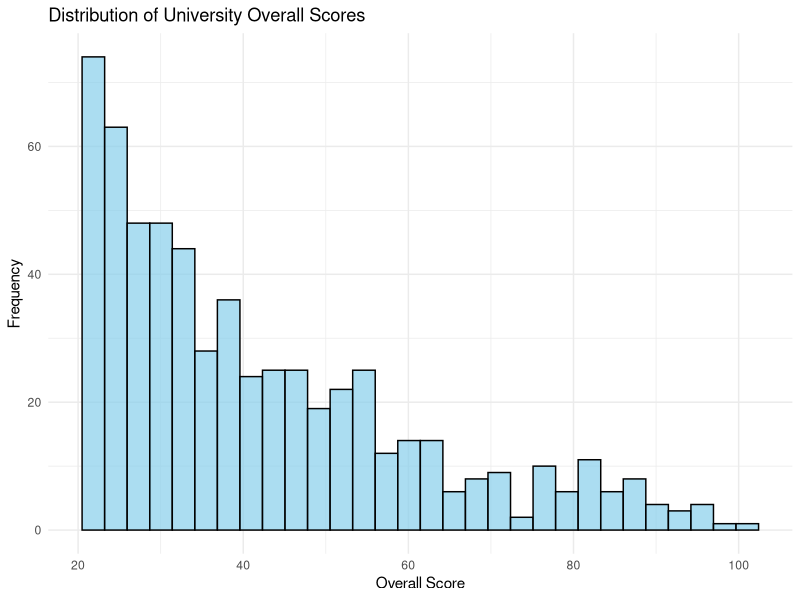
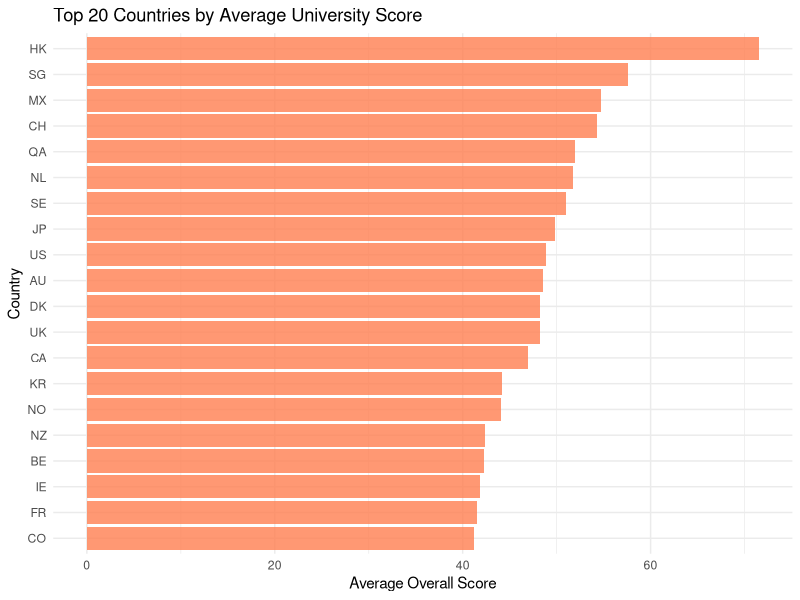
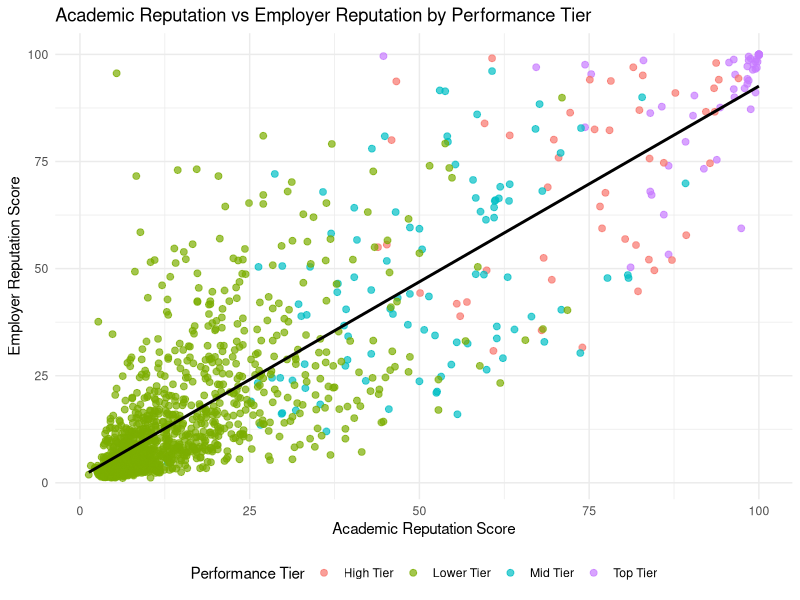

Reproduce these figures in R, in order.
# University Rankings Analysis Project

# Load required packages
library(tidyverse)
library(dplyr)
library(ggplot2)
library(readr)

# Data Ingestion
# Use your specific file path or just the filename if the CSV is in your project root.
data <- read_csv("qs-world-rankings-2025.csv")

# Data Cleaning
# Check for missing values and column names
summary(data)
colnames(data)

# Handle missing values
data_clean <- data %>%
  filter(!is.na(`QS Overall Score`)) %>%
  mutate(
    `Academic Reputation` = ifelse(is.na(`Academic Reputation`), median(`Academic Reputation`, na.rm = TRUE), `Academic Reputation`),
    `Employer Reputation` = ifelse(is.na(`Employer Reputation`), median(`Employer Reputation`, na.rm = TRUE), `Employer Reputation`)
  )

# Remove duplicates
data_clean <- data_clean %>% distinct()

# Convert rank and score columns to numeric
data_clean <- data_clean %>%
  mutate(
    rank = as.numeric(gsub("[^0-9]", "", `2025 Rank`)),
    `QS Overall Score` = as.numeric(`QS Overall Score`)
  )

# Data Manipulation using dplyr
# 1. Filtering - Top 100 universities
top_100 <- data_clean %>%
  filter(rank <= 100)

# 2. Selecting relevant columns
selected_data <- data_clean %>%
  select(`Institution Name`, Location, rank, `QS Overall Score`, `Academic Reputation`, `Employer Reputation`)

# 3. Mutating - Create performance categories
data_analysis <- selected_data %>%
  mutate(
    performance_tier = case_when(
      rank <= 50 ~ "Top Tier",
      rank <= 100 ~ "High Tier", 
      rank <= 200 ~ "Mid Tier",
      TRUE ~ "Lower Tier"
    )
  )

# 4. Grouped Summaries
country_summary <- data_analysis %>%
  group_by(Location) %>%
  summarise(
    avg_score = mean(`QS Overall Score`, na.rm = TRUE),
    count = n(),
    max_rank = min(rank, na.rm = TRUE)
  ) %>%
  arrange(desc(avg_score))

# 5. Arranging data
arranged_data <- data_analysis %>%
  arrange(desc(`QS Overall Score`))

# Statistical Analysis
# Descriptive Statistics
mean_score <- mean(data_analysis$`QS Overall Score`, na.rm = TRUE)
median_score <- median(data_analysis$`QS Overall Score`, na.rm = TRUE)
sd_score <- sd(data_analysis$`QS Overall Score`, na.rm = TRUE)
min_score <- min(data_analysis$`QS Overall Score`, na.rm = TRUE)
max_score <- max(data_analysis$`QS Overall Score`, na.rm = TRUE)

# Print descriptive statistics
cat("Mean Overall Score:", mean_score, "\n")
cat("Median Overall Score:", median_score, "\n") 
cat("Standard Deviation:", sd_score, "\n")
cat("Minimum Score:", min_score, "\n")
cat("Maximum Score:", max_score, "\n")

# Hypothesis Testing - t-test
# Compare academic reputation between top 50 and next 50 universities
top_50_academic <- data_analysis %>% filter(rank <= 50) %>% pull(`Academic Reputation`)
next_50_academic <- data_analysis %>% filter(rank > 50 & rank <= 100) %>% pull(`Academic Reputation`)

t_test_result <- t.test(top_50_academic, next_50_academic)
print(t_test_result)

# Linear Regression
# Predict overall score based on academic and employer reputation
lm_model <- lm(`QS Overall Score` ~ `Academic Reputation` + `Employer Reputation`, data = data_analysis)
summary(lm_model)

# Visualizations using ggplot2
# Visualization 1: Distribution of Overall Scores
plot1 <- ggplot(data_analysis, aes(x = `QS Overall Score`)) +
  geom_histogram(bins = 30, fill = "skyblue", color = "black", alpha = 0.7) +
  labs(title = "Distribution of University Overall Scores",
       x = "Overall Score",
       y = "Frequency") +
  theme_minimal()

ggsave("score_distribution.png", plot1, width = 10, height = 6, dpi = 300)

# Visualization 2: Top 20 Countries by Average Score
top_countries <- country_summary %>% head(20)

plot2 <- ggplot(top_countries, aes(x = reorder(Location, avg_score), y = avg_score)) +
  geom_col(fill = "coral", alpha = 0.8) +
  coord_flip() +
  labs(title = "Top 20 Countries by Average University Score",
       x = "Country",
       y = "Average Overall Score") +
  theme_minimal()

ggsave("top_countries.png", plot2, width = 10, height = 8, dpi = 300)

# Visualization 3: Scatter plot of Academic vs Employer Reputation
plot3 <- ggplot(data_analysis, aes(x = `Academic Reputation`, y = `Employer Reputation`, color = performance_tier)) +
  geom_point(alpha = 0.7, size = 2) +
  geom_smooth(method = "lm", se = FALSE, color = "black") +
  labs(title = "Academic Reputation vs Employer Reputation by Performance Tier",
       x = "Academic Reputation Score",
       y = "Employer Reputation Score",
       color = "Performance Tier") +
  theme_minimal() +
  theme(legend.position = "bottom")

ggsave("reputation_scatter.png", plot3, width = 10, height = 6, dpi = 300)

# Export cleaned data
write_csv(data_analysis, "cleaned_university_data.csv")

